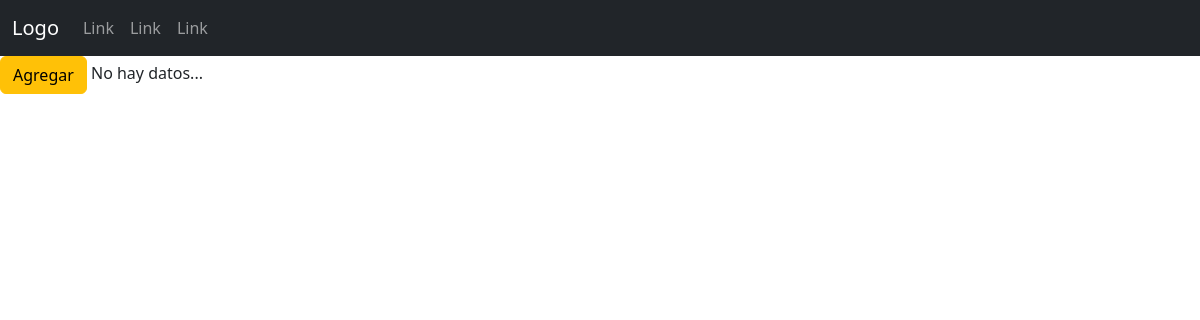
The page /transportes/listarTiposdeServicios/ on the database as committed earlier.
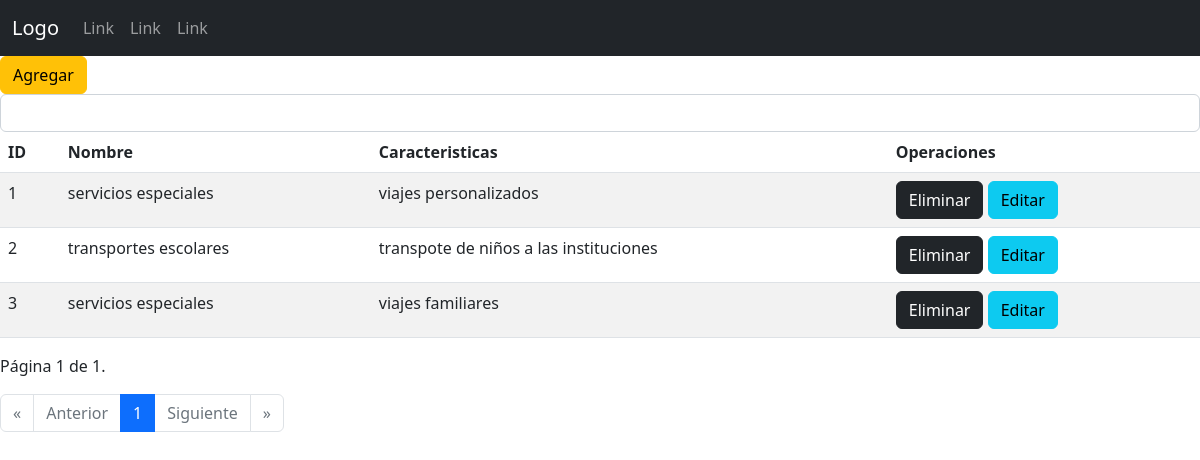
The same page on the database as committed later.
### transportesEscolaresSena/models.py (models this page shows, shortened)
class TiposdeServicios (models.Model):
    nombre = models.CharField(max_length= 100)
    caracteristicas = models.CharField(max_length= 500)

### transportesEscolaresSena/views.py (the view)
# urls.py: path('listarTiposdeServicios/', views.listarTiposdeServicios, name = "listarTiposdeServicios"),
def listarTiposdeServicios(request):
    t = TiposdeServicios.objects.all()
    paginator = Paginator(t, 3) # Mostrar 3 registros por página...
    page_number = request.GET.get('page')
    t = paginator.get_page(page_number)
    contextoT = {'datosT': t}
    return render(request, 'transportes/login/tipodeservicios/listarTiposdeServicios.html', contextoT)

### transportesEscolaresSena/templates/transportes/login/tipodeservicios/listarTiposdeServicios.html (shortened to what this page needs)
{%extends "transportes/index.html"%}
{% load static %}
    {%block contenedor%}
    <a class="btn btn-warning" href="{% url 'transportes:registrarTiposdeServicios' %}">Agregar</a>
    {%if datosT%}
        <form class="d-flex" role="search" action="{% url 'transportes:buscarTiposdeServicios' %}" method="post">
            <input onkeyup="buscarProducto('{% url 'transportes:buscarTiposdeServicios' %}');" class="form-control" type="search" name="buscar" id="buscar">
        </form>
        <div id="respuesta">
        <table class="table table-striped">
            <thead>
                <tr>
                    <th>ID</th>
                    <th>Nombre</th>
                    <th>Caracteristicas</th>
                    <th>Operaciones</th>
                </tr>
            </thead>
            <tbody>
                {%for t in datosT %}
                <tr>
                    <td>{{t.id}}</td>
                    <td>{{t.nombre}}</td>
                    <td>{{t.caracteristicas}}</td>
                    <td>
                            <div class="d-grid gap-2 d-md-block">
                                <a class="btn btn-dark" href="{% url 'transportes:eliminarTiposdeServicios' t.id %}">Eliminar</a>
                                <a class="btn btn-info" href="{% url 'transportes:formularioEditarTiposdeServcios' t.id %}">Editar</a>
                            </div>
                    </td>
                </tr>
                {%endfor%}
            </tbody>
        </table>
        <p>Página {{ datosT.number }} de {{ datosT.paginator.num_pages }}.</p>
        <nav aria-label="...">
            <ul class="pagination">
              <li class="page-item {% if not datosT.has_previous %}disabled{% endif %}">
                <a class="page-link" href="?page=1">&laquo;</a>
              </li>
              <li class="page-item {% if not datosT.has_previous %}disabled{% endif %}">
                <a class="page-link" {% if datosT.has_previous %}href="?page={{ datosT.previous_page_number }}"{% endif %}>Anterior</a>
              </li>
                {% for i in "x"|rjust:datosT.paginator.num_pages|make_list %}
                    <li class="page-item {% if forloop.counter == datosT.number %}active{% endif %}" aria-current="page">
                        <a class="page-link" href="?page={{ forloop.counter }}">{{ forloop.counter }}</a>
                    </li>
                {% endfor %}
              <li class="page-item {% if not datosT.has_next %}disabled{% endif %}">
                <a class="page-link" {% if datosT.has_next %}href="?page={{ datosT.next_page_number }}"{% endif %}>Siguiente</a>
              </li>
              <li class="page-item {% if not datosT.has_next %}disabled{% endif %}">
                <a class="page-link" {% if datosT.has_next %}href="?page={{ datosT.paginator.num_pages }}"{% endif %}>&raquo;</a>
              </li>
            </ul>
          </nav>
    {%else%}
        No hay datos...
    {%endif%}
    {%endblock%}

Rows that differ between the two databases and show on the page:
added TiposdeServicios: id "1", nombre "servicios especiales", caracteristicas "viajes personalizados"
added TiposdeServicios: id "2", nombre "transportes escolares", caracteristicas "transpote de niños a las instituciones"
added TiposdeServicios: id "3", nombre "servicios especiales", caracteristicas "viajes familiares"
Other text that changed with them:
{{ datosT.number }}: (not shown) → "1"
{{ datosT.paginator.num_pages }}: (not shown) → "1"
text no longer shown: "No hay datos..."
text now shown: "ID Nombre Caracteristicas Operaciones Página de . « Anterior Siguiente »"
new list line: "1"
